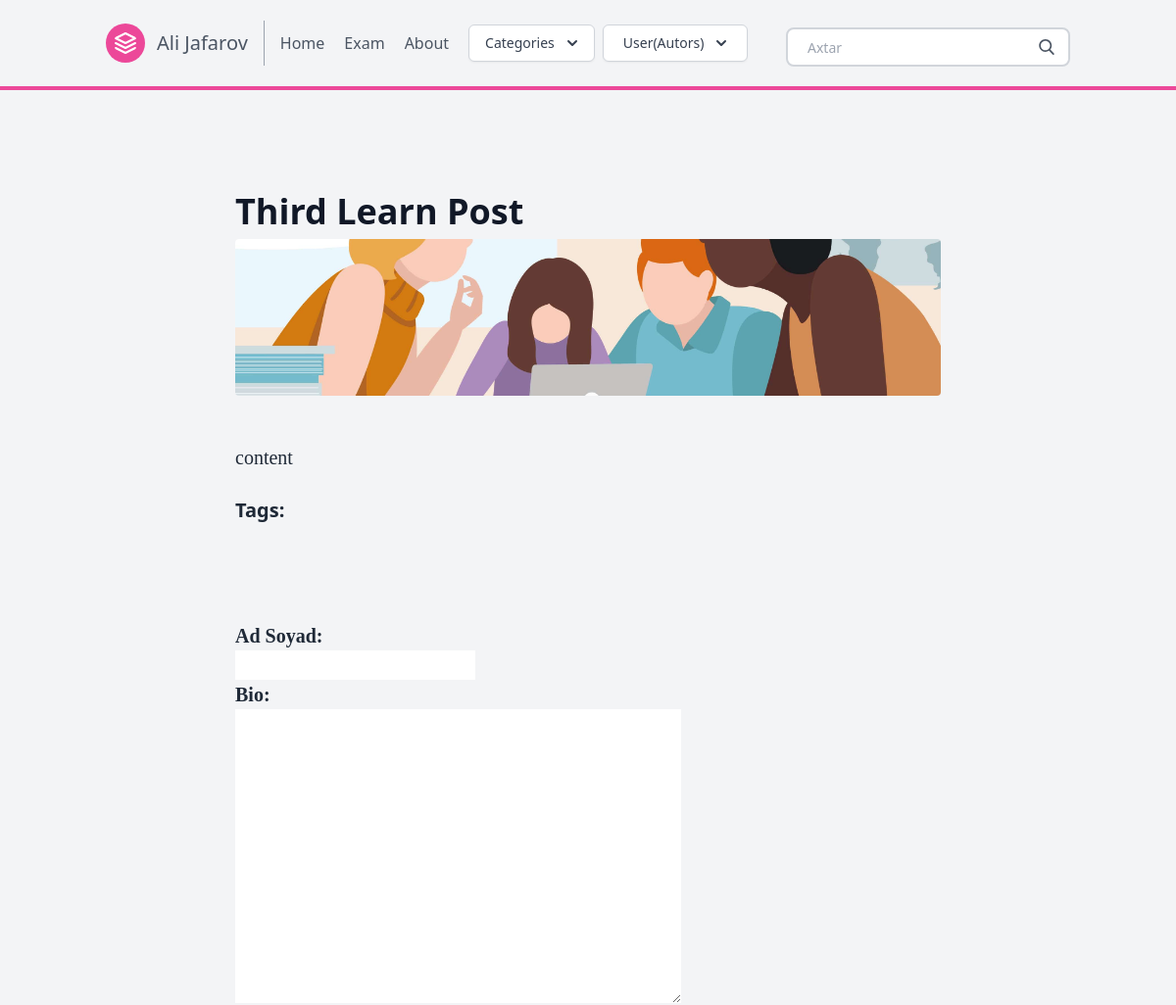
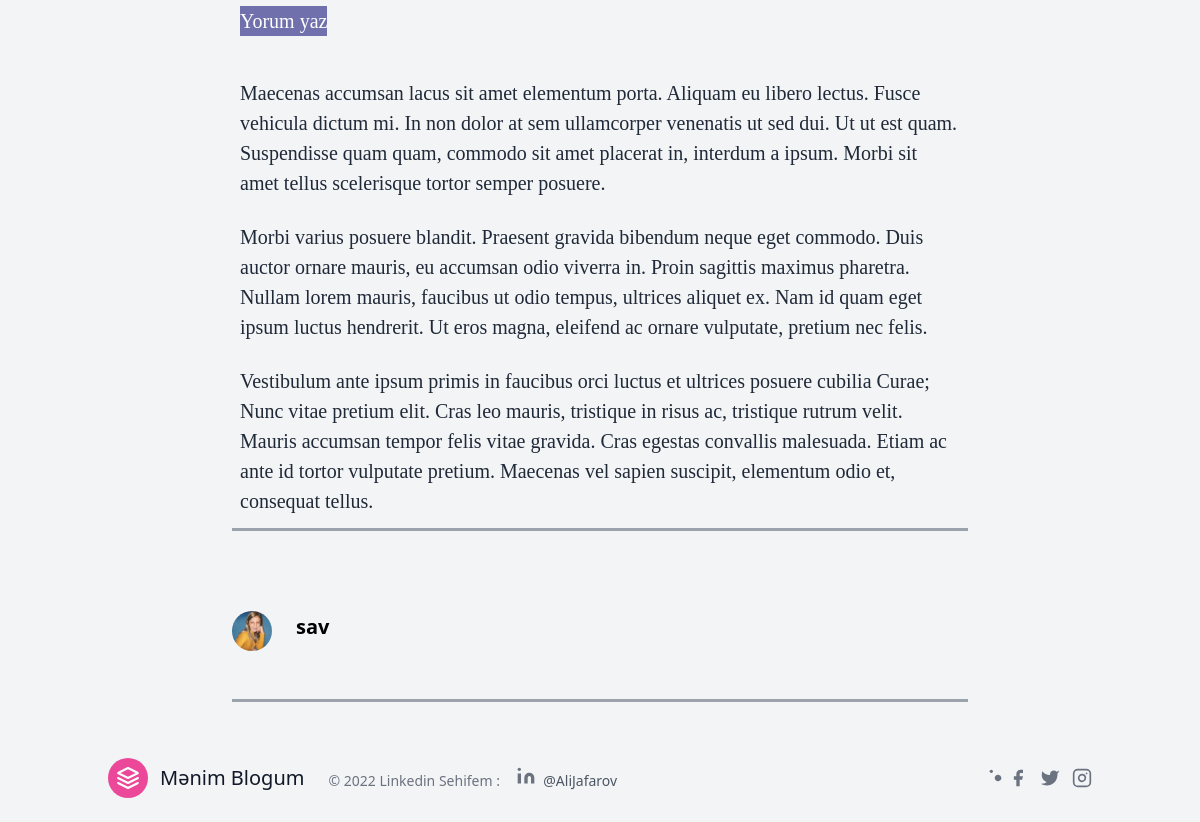
The page /post/learn-post-3/ on the database its author committed (2 pictures, top to bottom).
### posts/models.py (models this page shows, shortened)
class Post(models.Model):
    title = models.CharField(max_length=100)
    slug = models.SlugField()
    overview = models.TextField()
    timestamp = models.DateTimeField(auto_now_add=True)
    content = models.TextField()
    author = models.ForeignKey(Author, on_delete=models.CASCADE)
    thumbnail = models.ImageField()
    categories = models.ManyToManyField(Category)
    featured = models.BooleanField()
    tags = TaggableManager()

class Author(models.Model):
    user = models.OneToOneField(User, on_delete=models.CASCADE)
    profile_picture = models.ImageField()
    def __str__(self):
        return self.user.username

### posts/views.py (the view)
# urls.py: path('post/<slug>/', post, name = 'post'),
def post (request,slug):
    try:
        post = Post.objects.get(slug=slug)
        latest = Post.objects.order_by('-timestamp')
    except ObjectDoesNotExist:
        raise Http404
    comment_form = CommentForm(request.POST or None)
    if comment_form.is_valid():
        comment = comment_form.save(commit=False)
        comment.post = post
        comment.save()
        comment_form = CommentForm()
    context = {
        'post': post,
        'latest': latest,
        'form':comment_form,
    }
    return render(request, 'post.html', context)

### posts/forms.py (shortened to what this page needs)
class CommentForm(forms.ModelForm):
    class Meta:
            model = Comment
            fields = ['ad_soyad','bio']

### posts/templatetags/markdown_extras.py (called while the page is built)
@register.filter()
@stringfilter
def markdown(value):
    return md.markdown(value, extensions=['markdown.extensions.fenced_code'])

@register.simple_tag
def get_categories():
    return Category.objects.all()

@register.simple_tag
def get_authors():
    return Author.objects.all()

### templates/post.html (shortened to what this page needs)
{% extends 'base.html' %}
{% load markdown_extras %}
{% block content %}
<body class="bg-gray-100 font-sans leading-normal tracking-normal">
	<div class="container w-full md:max-w-3xl mx-auto pt-20">
		<div class="w-full px-4 md:px-6 text-xl text-gray-800 leading-normal" style="font-family:Georgia,serif;">
			<div class="font-sans">
						<h1 class="font-bold font-sans break-normal text-gray-900 pt-6 pb-2 text-3xl md:text-4xl">
						{{ post.title }}</h1>
						<img class="h-40 rounded w-full object-cover object-center mb-6" src="{{ post.thumbnail.url }}" alt="content">
			</div>
			<div class="py-6">
			{{ post.content | markdown | safe }}
			</div>
			<div class="flex w-full items-center font-sans mb-2">
				<p>
			        <strong>Tags:</strong>
			 	</p>
			</div>
			<br>
			<br>
			<br>
			<div class="row">
				<div class="col-lg-6 col-lg-offset-3">
					<form method="post" action="">
						{% for field in form %}
						<div class="form-group">
							<strong>{{field.label_tag}}</strong><br>
							{{field}}
							<br>
					</div>
						{%endfor%}
						<button style="background-color: rgba(60, 60, 143, 0.712);color: rgb(255, 255, 255);">Yorum yaz</button>
						</form>
				</div>
			</div>
			<br>
			<ol>
				<li class="py-3">Maecenas accumsan lacus sit amet elementum porta. Aliquam eu libero lectus. Fusce vehicula dictum mi. In non dolor at sem ullamcorper venenatis ut sed dui. Ut ut est quam. Suspendisse quam quam, commodo sit amet placerat in, interdum a ipsum. Morbi sit amet tellus scelerisque tortor semper posuere.</li>
				<li class="py-3">Morbi varius posuere blandit. Praesent gravida bibendum neque eget commodo. Duis auctor ornare mauris, eu accumsan odio viverra in. Proin sagittis maximus pharetra. Nullam lorem mauris, faucibus ut odio tempus, ultrices aliquet ex. Nam id quam eget ipsum luctus hendrerit. Ut eros magna, eleifend ac ornare vulputate, pretium nec felis.</li>
				<li class="py-3">Vestibulum ante ipsum primis in faucibus orci luctus et ultrices posuere cubilia Curae; Nunc vitae pretium elit. Cras leo mauris, tristique in risus ac, tristique rutrum velit. Mauris accumsan tempor felis vitae gravida. Cras egestas convallis malesuada. Etiam ac ante id tortor vulputate pretium. Maecenas vel sapien suscipit, elementum odio et, consequat tellus.</li>
			</ol>
		</div>
		<hr class="border-b-2 border-gray-400 mb-8 mx-4">
		<div class="flex w-full items-center font-sans px-4 py-12">
			<img class="w-10 h-10 rounded-full mr-4" src="{{ post.author.profile_picture.url }}">
			<div class="flex-1 px-2">
				<p class="text-base font-bold text-base md:text-xl leading-none mb-2">
				{{ post.author }}</p>
			</div>
		</div>
		<hr class="border-b-2 border-gray-400 mb-8 mx-4">
	</div>
{% endblock content %}

### rows shown on the page
Post: title "Third Learn Post", thumbnail (picture), content "content", author.profile_picture (picture), author "sav"

### other values the page prints
{{ field.label_tag }} "Ad Soyad:" "Bio:"
